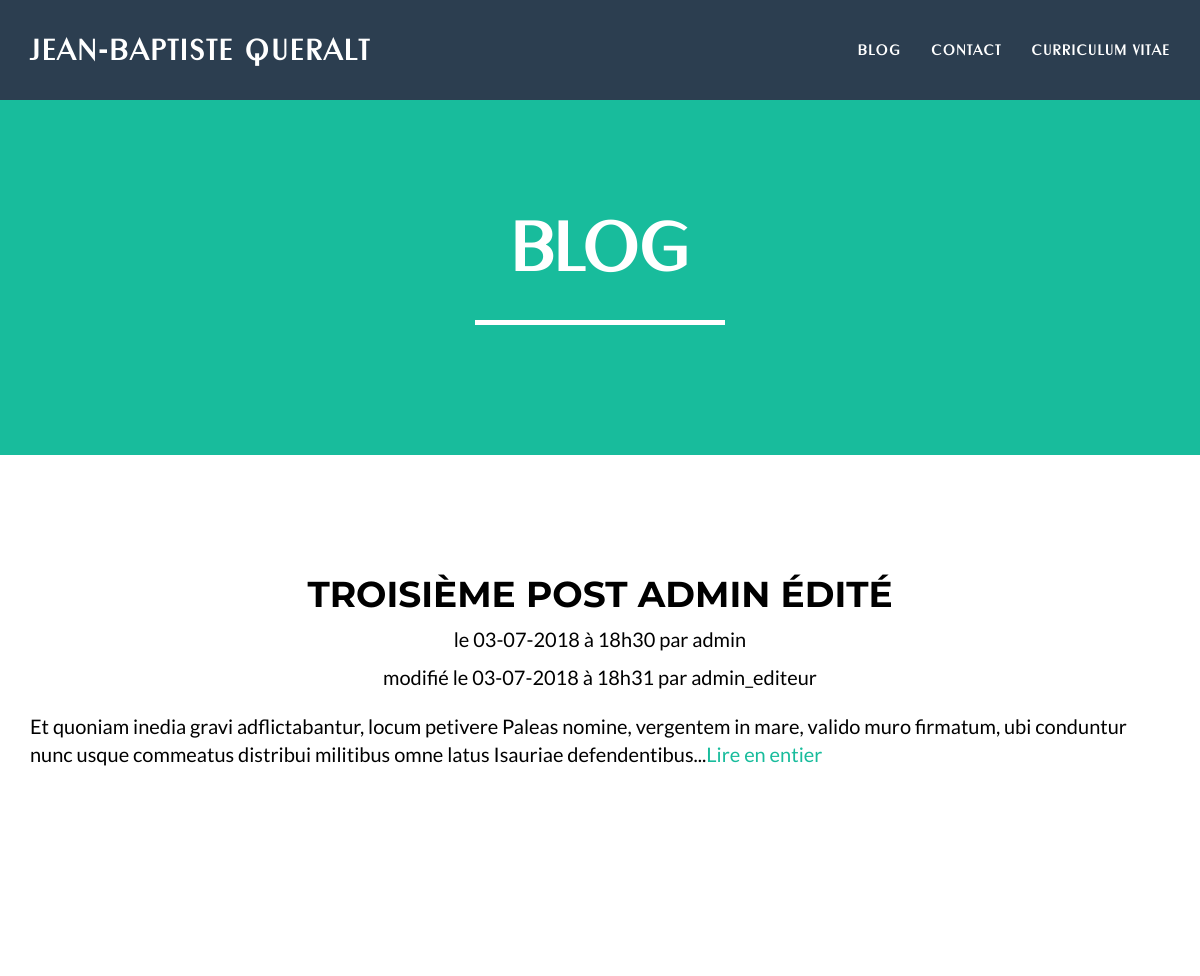
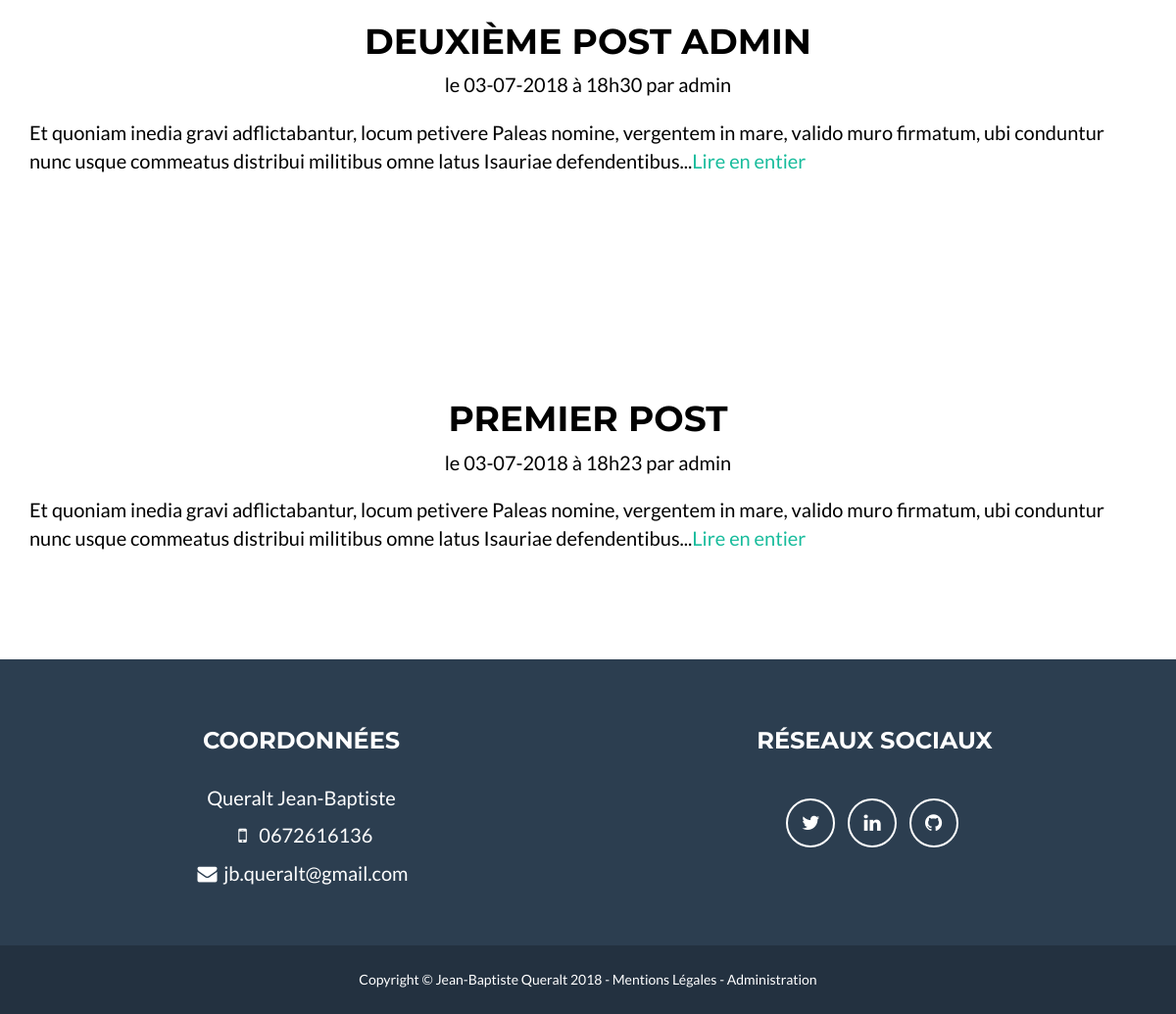
The page /view/articlesView.php on the database its author committed (2 pictures, top to bottom).
### tables this page shows
CREATE TABLE IF NOT EXISTS `post` (
  `id` int(11) NOT NULL AUTO_INCREMENT,
  `user_id` int(11) NOT NULL,
  `title` varchar(200) NOT NULL,
  `content` text NOT NULL,
  `post_date` datetime NOT NULL,
  `edit_date` datetime DEFAULT NULL,
  `edit_author` varchar(25) DEFAULT NULL,
  PRIMARY KEY (`id`)
);

CREATE TABLE IF NOT EXISTS `user` (
  `id` int(11) NOT NULL AUTO_INCREMENT,
  `username` varchar(200) NOT NULL,
  `password` varchar(255) NOT NULL,
  `email` varchar(200) NOT NULL,
  `validated` tinyint(1) DEFAULT NULL,
  PRIMARY KEY (`id`)
);

### model/PostManager.php (called while the page is built, shortened)
<?php
class PostManager extends Manager
{
    public function listArticles()
    {
        $db = $this->dbConnect();
        $req = $db->query("SELECT post.id, post.user_id, post.title, post.content, post.edit_author, DATE_FORMAT(post.edit_date, '%d-%m-%Y à %Hh%i') AS edit_date, DATE_FORMAT(post.post_date, '%d-%m-%Y à %Hh%i') AS post_date, user.username FROM post, user WHERE post.user_id = user.id ORDER BY post.post_date DESC");
        $req->execute();
        $articles = $req->fetchAll();
        return $articles;
    }
}

### controller/controller.php (called while the page is built, shortened)
<?php
require_once('../model/PostManager.php');
function listArticles()
{
    $postManager = new Model\PostManager();
    $listArticles = $postManager->listArticles();
    return $listArticles;
}

### view/articlesView.php (the view, shortened to what this page needs)
<?php
require('../controller/controller.php');
include("../view/blogHeader.php");
$articles = listArticles();
?>
<?php
foreach ($articles as $article) :
    $shortContent = substr($article['content'], 0, 300);
    ?>
    <section class="success">
        <div class="container">
            <div class="row">
                <div class="col-lg-12 text-center">
                    <h1><?= isset($article['title'])? htmlspecialchars($article['title']) :'title' ?></h1>
                </div>
                <p class="text-center">le <?= isset($article['post_date'])? $article['post_date']: '' ?> par <?= isset($article['username'])? $article['username'] : '' ?></p>
                <p class="text-center"><?= isset($article['edit_date'])? 'modifié le '.$article['edit_date'].' par ' : '' ?><?= isset($article['edit_author'])? $article['edit_author'] : '' ?> </p>
            </div>
            <div class="row">
                <div class="col-lg-12">
                    <p><?= isset($article['content'])? nl2br($shortContent).'...'.'<a href="article.php?id='.$article['id'].'">Lire en entier</a>' : 'void' ?></p>
                </div>
            </div>
        </div>
    </section>
<?php endforeach; ?>
<?php
include("../view/footer.php");
?>

### view/blogHeader.php (shortened to what this page needs)
<!DOCTYPE html>
<html lang="en">
<head>
    <link href="../vendor/bootstrap/css/bootstrap.min.css" rel="stylesheet">
    <link href="../css/freelancer.css" rel="stylesheet">
    <link href="../vendor/font-awesome/css/font-awesome.min.css" rel="stylesheet" type="text/css">
</head>
<body id="page-top" class="index">
    <nav id="mainNav" class="navbar navbar-default navbar-fixed-top navbar-custom">
        <div class="container">
            <div class="navbar-header page-scroll">
                <a class="navbar-brand" href="index.php">Jean-Baptiste Queralt</a>
            </div>
            <div class="collapse navbar-collapse" id="bs-example-navbar-collapse-1">
                <ul class="nav navbar-nav navbar-right">
                    <li class="page-scroll">
                        <a href="articlesView.php">Blog</a>
                    </li>
                    <li class="page-scroll">
                        <a href="index.php#contact">Contact</a>
                    </li>
                    <li class="page-scroll">
                        <a href="../files/CV_JBQ.pdf" target="_blank">Curriculum Vitae</a>
                    </li>
                </ul>
            </div>
        </div>
    </nav>
    <header>
        <div class="container">
            <div class="row">
                <div class="col-lg-12">
                    <div class="intro-text">
                        <span class="name">Blog</span>
                        <hr class="star-primary">
                    </div>
                </div>
            </div>
        </div>
    </header>

### view/footer.php (shortened to what this page needs)
<footer class="text-center">
    <div class="footer-above">
        <div class="container">
            <div class="row">
                <div class="footer-col col-md-6">
                    <h3>Coordonnées</h3>
                    <p>Queralt Jean-Baptiste</p>
                    <p><i class="fa fa-fw fa-mobile"></i> 0672616136</p>
                    <p><i class="fa fa-fw fa-envelope"></i> jb.queralt@gmail.com</p>
                </div>
                <div class="footer-col col-md-6">
                    <h3>Réseaux Sociaux</h3>
                    <ul class="list-inline">
                        <li>
                            <a href="https://twitter.com/jb_quer" class="btn-social btn-outline"><i class="fa fa-fw fa-twitter"></i></a>
                        </li>
                        <li>
                            <a href="https://www.linkedin.com/in/jean-baptiste-q-18a8a0130/" class="btn-social btn-outline"><i class="fa fa-fw fa-linkedin"></i></a>
                        </li>
                        <li>
                            <a href="https://github.com/jbaptisteq" class="btn-social btn-outline"><i class="fa fa-fw fa-github"></i></a>
                        </li>
                    </ul>
                </div>
            </div>
        </div>
        <div class="footer-below">
            <div class="container">
                <div class="row">
                    <div class="col-lg-12">
                        Copyright &copy; Jean-Baptiste Queralt 2018 - <a href="" data-toggle="modal" data-target="#myModal">Mentions Légales</a> - <a href="connexion.php" class="admin-link">Administration</a>
                    </div>
                </div>
            </div>
        </div>
    </footer>
    </body>
    </html>

### css/freelancer.css (style rules this page uses)
body { font-family: 'Lato', 'Helvetica Neue', Helvetica, Arial, sans-serif; overflow-x: hidden; }
p { font-size: 20px; }
a, a:hover, a:focus, a:active, a.active { color: #18BC9C; outline: none; }
h1, h2, h3, h4, h5, h6 { font-family: "Montserrat", "Helvetica Neue", Helvetica, Arial, sans-serif; text-transform: uppercase; font-weight: 700; }
hr.star-light, hr.star-primary { padding: 0; border: none; border-top: solid 5px; text-align: center; max-width: 250px; margin: 25px auto 30px; }
hr.star-light:after, hr.star-primary:after { content: "\f005"; font-family: FontAwesome; display: inline-block; position: relative; top: -0.8em; font-size: 2em; padding: 0 0.25em; }
hr.star-primary { border-color: white; }
hr.star-primary:after { background-color: white; color: #2C3E50; }
header { text-align: center; background: #18BC9C; color: white; }
header .container { padding-top: 100px; padding-bottom: 50px; }
header .intro-text .name { display: block; font-family: "Pen", Helvetica, Arial, sans-serif; text-transform: uppercase; font-weight: 700; font-size: 2em; }
@media (min-width: 768px) { header .container { padding-top: 200px; padding-bottom: 100px; } }
@media (min-width: 768px) { header .intro-text .name { font-family: "Pen", Helvetica, sans-serif; font-size: 4.75em; } }
.navbar-custom { background: #2C3E50; font-family: "Pen", "Montserrat", "Helvetica Neue", Helvetica, Arial, sans-serif; text-transform: uppercase; font-weight: 700; border: none; }
.navbar-custom .navbar-brand { color: white; }
.navbar-custom .navbar-nav { letter-spacing: 1.5px; }
.navbar-custom .navbar-nav li a { font-family: "Pen", sans-serif; color: white; }
@media (min-width: 768px) { .navbar-custom { padding: 25px 0; -webkit-transition: padding 0.3s; -moz-transition: padding 0.3s; transition: padding 0.3s; } }
@media (min-width: 768px) { .navbar-custom .navbar-brand { font-size: 2em; font-family: "Pen", sans-serif; Letter-Spacing: 2pt; -webkit-transition: all 0.3s; -moz-transition: all 0.3s; transition: all 0.3s; } }
section { padding: 100px 0; }
section.success { color: black; }
footer { color: white; }
footer h3 { margin-bottom: 30px; }
footer .footer-above { padding-top: 50px; background-color: #2C3E50; }
footer .footer-col { margin-bottom: 50px; }
footer .footer-below { padding: 25px 0; background-color: #233140; }
footer a { color: white; }
.btn-outline { color: white; font-size: 20px; border: solid 2px white; background: transparent; transition: all 0.3s ease-in-out; margin-top: 15px; }
.btn-social { display: inline-block; height: 50px; width: 50px; border: 2px solid white; border-radius: 100%; text-align: center; font-size: 20px; line-height: 45px; }

### rows shown on the page
post: title "TROISIÈME POST ADMIN ÉDITÉ", post_date "03-07-2018 à 18h30", user.username "admin", edit_date "03-07-2018 à 18h31", edit_author "admin_editeur", content "Et quoniam inedia gravi adflictabantur, locum petivere Paleas nomine, vergentem in mare, valido muro firmatum, ubi conduntur nunc usque commeatus distribui militibus omne latus Isauriae defendentibus"
post: title "DEUXIÈME POST ADMIN", post_date "03-07-2018 à 18h30", user.username "admin", content "Et quoniam inedia gravi adflictabantur, locum petivere Paleas nomine, vergentem in mare, valido muro firmatum, ubi conduntur nunc usque commeatus distribui militibus omne latus Isauriae defendentibus"
post: title "PREMIER POST", post_date "03-07-2018 à 18h23", user.username "admin", content "Et quoniam inedia gravi adflictabantur, locum petivere Paleas nomine, vergentem in mare, valido muro firmatum, ubi conduntur nunc usque commeatus distribui militibus omne latus Isauriae defendentibus"
